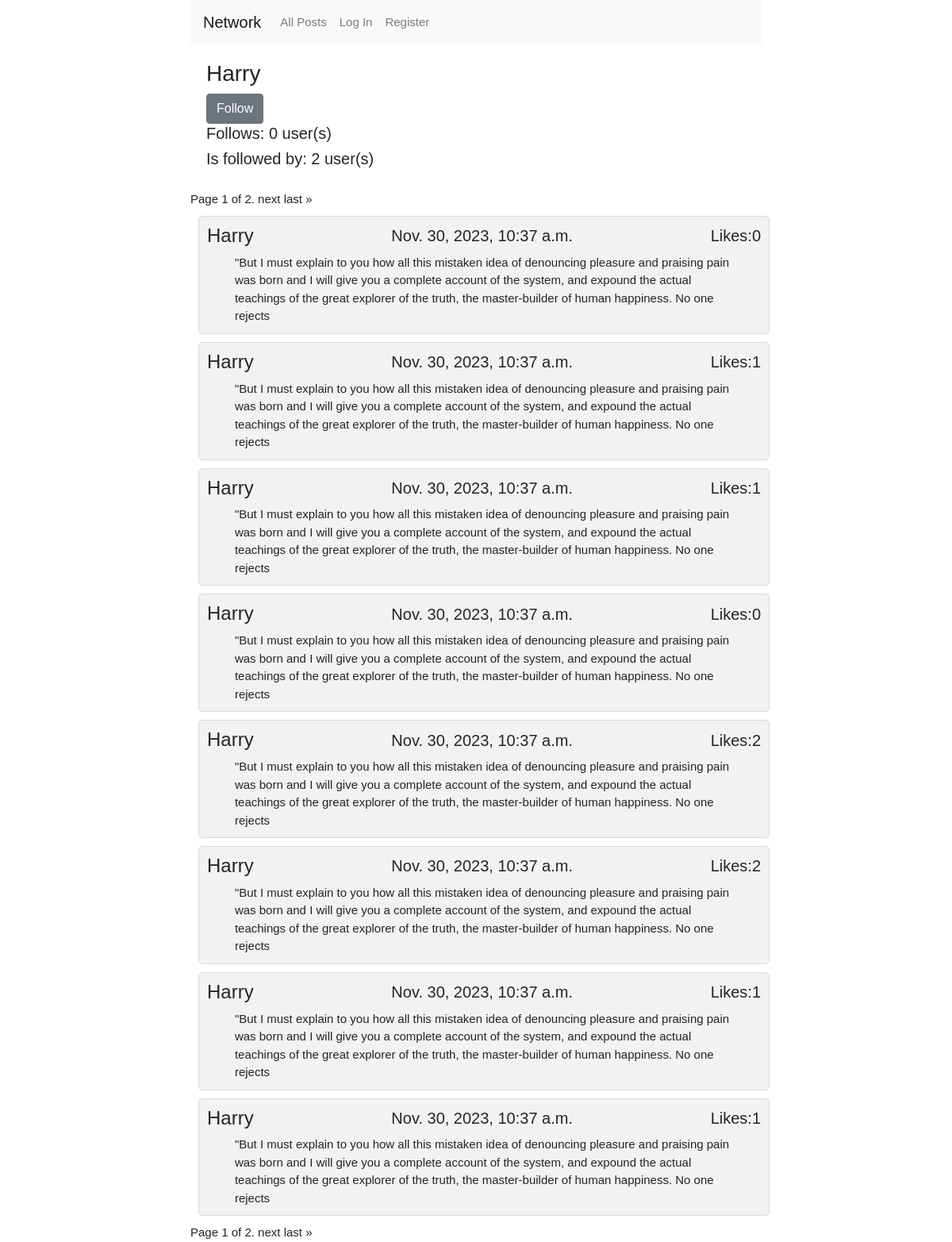
The page /user/3 on the database its author committed.
### network/models.py (models this page shows, shortened)
class User(AbstractUser):
    pass

class Post(models.Model):
    author = models.ForeignKey(User, on_delete=models.CASCADE, related_name="posts")
    text = models.CharField(max_length=400)
    date = models.DateTimeField()

### network/views.py (the view)
# urls.py: path("user/<int:user_id>", views.display_user, name="display_user"),
def display_user(request, user_id):
    displayed_user = User.objects.get(id=user_id)
    posts_by_user = Post.objects.filter(author=displayed_user).order_by("-date")
    paginator = Paginator(posts_by_user, 8) # Show 10 posts per page
    page_number = request.GET.get("page")
    page_obj = paginator.get_page(page_number)
    liked_post_query = Post.objects.filter(likes__author=request.user.id)
    return render(request, "network/display_user.html", {
        "displayed_user":displayed_user,
        "page_obj": page_obj,
        "liked_post_query": liked_post_query,
    })

### network/templates/network/display_user.html (shortened to what this page needs)
{% extends "network/layout.html" %}
{% load static %}
{% block body %}
    <div class="d-flex flex-wrap justify-content-between">
        <div id="profile" class="d-flex">
            <div id="profile-header">
                <h3>{{ displayed_user.username }}</h3>
                {% if displayed_user != request.user %}
                    <button id="follow-btn" class="btn btn-secondary" data-user_id='{{ displayed_user.id }}'>Follow</button>
                {% endif %}
                <h5 id="follows">Follows: {{ displayed_user.following.all.count }} user(s)</h5>
                <h5 id="followed_by">Is followed by: {{ displayed_user.followed_by.all.count }} user(s)</h5>
            </div>
        </div>
        <div>
            <div class="pagination">
                <span class="step-links">
                    <span class="current">
                        Page {{ page_obj.number }} of {{ page_obj.paginator.num_pages }}.
                    </span>
                    {% if page_obj.has_next %}
                        <a href="?page={{ page_obj.next_page_number }}">next</a>
                        <a href="?page={{ page_obj.paginator.num_pages }}">last &raquo;</a>
                    {% endif %}
                </span>
            </div>
            <div id="content-following">
                {% for post in page_obj %}
                    <div class="post-container" id="post_{{post.id}}">
                        <div class="post-header d-flex justify-content-between align-items-center">
                            <h4><a href= "{% url 'display_user' user_id=post.author.id %}">{{ post.author.username }}</a></h4>
                            <h5>{{ post.date }}</h5>
                            <div class="like-container d-flex align-items-center">
                                <h5>Likes:</h5>
                                <h5 class="likes" id="likes_{{ post.id }}">{{ post.likes.count }}</h5>
                            </div>
                        </div>
                        <p class="post-text"id="post_text_{{ post.id }}">{{ post.text }}</p>
                    </div>
                {% endfor %}
            <div class="pagination">
                <span class="step-links">
                    <span class="current">
                        Page {{ page_obj.number }} of {{ page_obj.paginator.num_pages }}.
                    </span>
                    {% if page_obj.has_next %}
                        <a href="?page={{ page_obj.next_page_number }}">next</a>
                        <a href="?page={{ page_obj.paginator.num_pages }}">last &raquo;</a>
                    {% endif %}
                </span>
            </div>
         </div>
        </div>
    </div>
{% endblock %}

### network/static/network/styles.css (style rules this page uses)
.post-container { width: 80%; margin: 10px; padding: 10px; }
#profile { margin: 10px; padding: 10px; }
body { margin: auto; padding: auto; width: 60%; font-family: "Helvetica", "Arial", "sans-serif"; font-size: .9375rem; }
.post-container { background-color: #f2f2f2; border: 1px solid; border-radius: 5px; border-color: #d9d9d9; border-width: 1px; width: 100%; }
#content-following { width: 100%; margin: auto; }
a { color: inherit; }
.post-container p { width: 90%; margin: auto; }

### rows shown on the page
User: username "Harry", following.all.count "0", followed_by.all.count "2"
Post: author.username "Harry", date "Nov. 30, 2023, 10:37 a.m.", likes.count "0", text "\"But I must explain to you how all this mistaken idea of denouncing pleasure and praising pain was born and I will give you a complete account of the system, and expound the actual teachings of the great explorer of the truth, the master-builder of human happiness. No one rejects"
Post: author.username "Harry", date "Nov. 30, 2023, 10:37 a.m.", likes.count "1", text "\"But I must explain to you how all this mistaken idea of denouncing pleasure and praising pain was born and I will give you a complete account of the system, and expound the actual teachings of the great explorer of the truth, the master-builder of human happiness. No one rejects"
Post: author.username "Harry", date "Nov. 30, 2023, 10:37 a.m.", likes.count "1", text "\"But I must explain to you how all this mistaken idea of denouncing pleasure and praising pain was born and I will give you a complete account of the system, and expound the actual teachings of the great explorer of the truth, the master-builder of human happiness. No one rejects"
Post: author.username "Harry", date "Nov. 30, 2023, 10:37 a.m.", likes.count "0", text "\"But I must explain to you how all this mistaken idea of denouncing pleasure and praising pain was born and I will give you a complete account of the system, and expound the actual teachings of the great explorer of the truth, the master-builder of human happiness. No one rejects"
Post: author.username "Harry", date "Nov. 30, 2023, 10:37 a.m.", likes.count "2", text "\"But I must explain to you how all this mistaken idea of denouncing pleasure and praising pain was born and I will give you a complete account of the system, and expound the actual teachings of the great explorer of the truth, the master-builder of human happiness. No one rejects"
Post: author.username "Harry", date "Nov. 30, 2023, 10:37 a.m.", likes.count "2", text "\"But I must explain to you how all this mistaken idea of denouncing pleasure and praising pain was born and I will give you a complete account of the system, and expound the actual teachings of the great explorer of the truth, the master-builder of human happiness. No one rejects"
Post: author.username "Harry", date "Nov. 30, 2023, 10:37 a.m.", likes.count "1", text "\"But I must explain to you how all this mistaken idea of denouncing pleasure and praising pain was born and I will give you a complete account of the system, and expound the actual teachings of the great explorer of the truth, the master-builder of human happiness. No one rejects"
Post: author.username "Harry", date "Nov. 30, 2023, 10:37 a.m.", likes.count "1", text "\"But I must explain to you how all this mistaken idea of denouncing pleasure and praising pain was born and I will give you a complete account of the system, and expound the actual teachings of the great explorer of the truth, the master-builder of human happiness. No one rejects"

### other values the page prints
{{ page_obj.number }} "1"
{{ page_obj.paginator.num_pages }} "2"
